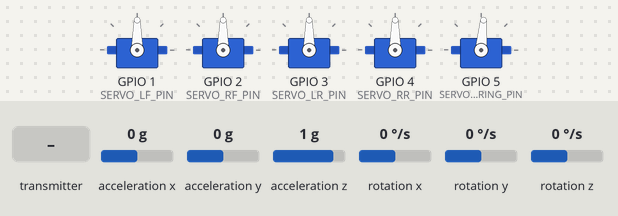
Recording of a sketch running on a simulated ESP32. On the bench: 5 × servo. Wiring (inferred from the names in the program): MPU-9250 motion sensor at I2C address 0x68. The inputs (shaded band) are chosen by the test bench; at power-on: acceleration x 0 g, acceleration y 0 g, rotation y 0 °/s, rotation x 0 °/s, acceleration z 1 g, rotation z 0 °/s. What the sketch prints to the serial monitor is not drawn.

Above: at 11.5 s.
11.6 s: acceleration x set to -1.4 g
At 13.7 s:
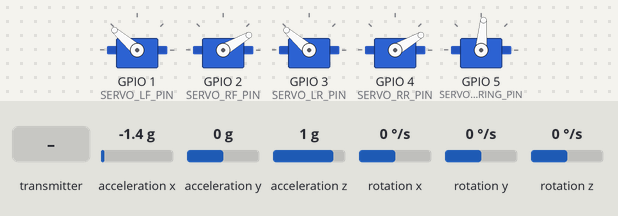
14.6 s: the transmitter starts sending readChannel.4 = 1000
At 15.09 s:
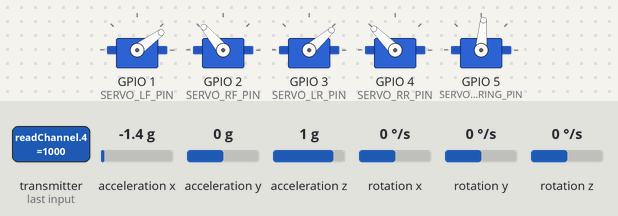
17.6 s: acceleration y set to -1.4 g
At 18.7 s:
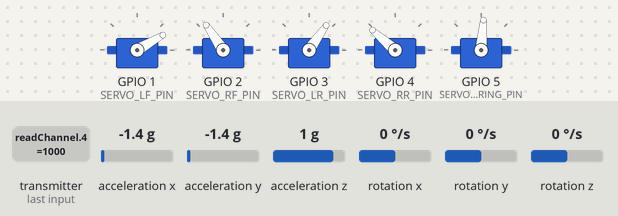
20.6 s: rotation y set to -192 °/s
22.5 s: rotation x set to -192 °/s
At 24.32 s:
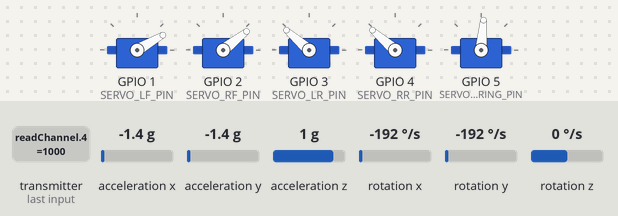
25.5 s: the transmitter starts sending readChannel.3 = 2000
At 29.3 s:
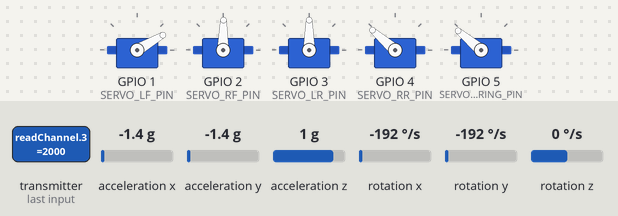
Timing chart, 0 to 29.5 s (numbered marks = the images above; inputs shaded):
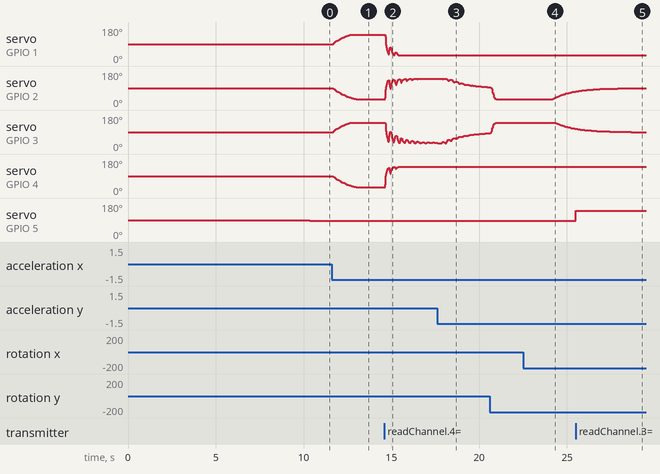

The sketch:

Drift_Car_Suspension_Code_2.ino
```cpp
//**************************************
// 1. Include
//**************************************
#include <Wire.h>
#include <ESP32Servo.h>
#include <IBusBM.h>
#include <math.h>

//**************************************
// 2. Global Objects and Constants
//**************************************
IBusBM ibus;
HardwareSerial IBUS_PORT(1);

// Suspension servos
Servo servoLF;
Servo servoRF;
Servo servoLR;
Servo servoRR;

// Steering servo
Servo servoSteering;

// MPU6500 registers
#define MPU_ADDR       0x68
#define PWR_MGMT_1     0x6B
#define ACCEL_XOUT_H   0x3B
#define GYRO_XOUT_H    0x43

#define ACCEL_SCALE 16384.0
#define GYRO_SCALE 131.0

// Servo pins
const int SERVO_LF_PIN = 1;
const int SERVO_RF_PIN = 2;
const int SERVO_LR_PIN = 3;
const int SERVO_RR_PIN = 4;
const int SERVO_STEERING_PIN = 5;

// Servo positions and limits
const int SERVO_CENTER = 90;
const int SERVO_MIN = 30;
const int SERVO_MAX = 140;

// Steering limits
const int STEERING_MIN = 30;
const int STEERING_MAX = 140;

//**************************************
// 3. Variables
//**************************************

// MPU variables
float pitch = 0;
float roll = 0;
float yaw = 0;

float ax = 0, ay = 0, az = 0;
float gx = 0, gy = 0, gz = 0;

float accelPitchForce = 0;
float accelRollForce = 0;

float gyroBiasX = 0;
float gyroBiasY = 0;
float gyroBiasZ = 0;

float pitchZero = 0;
float rollZero = 0;

// Receiver channels
int ch1 = 1500;
int ch2 = 1500;
int ch3 = 1000;  // Throttle
int ch4 = 1500;  // Steering
int ch5 = 1000;  // Mode switch
int ch6 = 1500;  // Ride height

int steeringAngle = SERVO_CENTER;

// Manual suspension controls
float manualPitch = 0;
float manualRoll = 0;

float rideHeightOffset = 0;

int mode = 1;

// Suspension state
float pitchSuspension = 0;
float rollSuspension = 0;

float pitchVelocity = 0;
float rollVelocity = 0;

float springStrength = 0.05;
float damping = 0.97;

// Wheel targets
float lf = SERVO_CENTER;
float rf = SERVO_CENTER;
float lr = SERVO_CENTER;
float rr = SERVO_CENTER;

// Smoothed wheel outputs
float lfSmooth = SERVO_CENTER;
float rfSmooth = SERVO_CENTER;
float lrSmooth = SERVO_CENTER;
float rrSmooth = SERVO_CENTER;

// Timing
unsigned long lastMicros = 0;
unsigned long lastLoopTime = 0;

bool debugEnabled = true;

//**************************************
// 4. Helper Functions
//**************************************

void writeRegister(uint8_t reg, uint8_t value) {
  Wire.beginTransmission(MPU_ADDR);
  Wire.write(reg);
  Wire.write(value);
  Wire.endTransmission();
}

int16_t read16(uint8_t reg) {
  Wire.beginTransmission(MPU_ADDR);
  Wire.write(reg);
  Wire.endTransmission(false);
  Wire.requestFrom(MPU_ADDR, 2);

  if (Wire.available() < 2) {
    return 0;
  }

  return (int16_t)((Wire.read() << 8) | Wire.read());
}

float applyDeadband(float v, float db) {
  if (fabs(v) < db) return 0.0f;
  return v;
}

float lowPass(float prev, float cur, float alpha) {
  return prev + alpha * (cur - prev);
}

//**************************************
// 5. Setup Functions
//**************************************

void setupIMU() {
  Wire.begin(8, 9);  // SDA, SCL
  Wire.setClock(400000);

  delay(100);

  writeRegister(PWR_MGMT_1, 0x00);
  delay(100);

  if (debugEnabled) {
    Serial.println("MPU6500 initialized");
  }
}

void setupServos() {
  servoLF.attach(SERVO_LF_PIN, 500, 2400);
  servoRF.attach(SERVO_RF_PIN, 500, 2400);
  servoLR.attach(SERVO_LR_PIN, 500, 2400);
  servoRR.attach(SERVO_RR_PIN, 500, 2400);

  servoSteering.attach(SERVO_STEERING_PIN, 500, 2400);

  servoLF.write(SERVO_CENTER);
  servoRF.write(SERVO_CENTER);
  servoLR.write(SERVO_CENTER);
  servoRR.write(SERVO_CENTER);
  servoSteering.write(SERVO_CENTER);

  if (debugEnabled) {
    Serial.println("Servos initialized");
  }
}

void setupIBus() {
  // UART: baud rate, format, RX pin, TX pin
  IBUS_PORT.begin(115200, SERIAL_8N1, 7, 21);
  ibus.begin(IBUS_PORT, IBUSBM_NOTIMER);

  if (debugEnabled) {
    Serial.println("iBus initialized");
  }
}

//**************************************
// 6. IMU Calibration
//**************************************

void calibrateIMU() {
  if (debugEnabled) {
    Serial.println("Calibrating IMU - keep the car flat and still");
  }

  const int samples = 2000;
  float sumPitch = 0.0f;
  float sumRoll = 0.0f;

  gyroBiasX = 0;
  gyroBiasY = 0;
  gyroBiasZ = 0;

  for (int i = 0; i < samples; i++) {
    ax = read16(ACCEL_XOUT_H) / ACCEL_SCALE;
    ay = read16(ACCEL_XOUT_H + 2) / ACCEL_SCALE;
    az = read16(ACCEL_XOUT_H + 4) / ACCEL_SCALE;

    gx = read16(GYRO_XOUT_H) / GYRO_SCALE;
    gy = read16(GYRO_XOUT_H + 2) / GYRO_SCALE;
    gz = read16(GYRO_XOUT_H + 4) / GYRO_SCALE;

    gyroBiasX += gx;
    gyroBiasY += gy;
    gyroBiasZ += gz;

    sumPitch += atan2(ay, az) * 180.0f / PI;
    sumRoll += atan2(ax, az) * 180.0f / PI;

    delay(2);
  }

  gyroBiasX /= samples;
  gyroBiasY /= samples;
  gyroBiasZ /= samples;

  pitch = sumPitch / samples;
  roll = sumRoll / samples;
  yaw = 0;

  pitchZero = pitch;
  rollZero = roll;

  if (debugEnabled) {
    Serial.println("IMU calibration complete");
  }
}

//**************************************
// 7. Receiver Input Functions
//**************************************

void readIBus() {
  ch1 = ibus.readChannel(0);
  ch2 = ibus.readChannel(1);
  ch3 = ibus.readChannel(2);  // Receiver CH3: throttle
  ch4 = ibus.readChannel(3);  // Receiver CH4: steering
  ch5 = ibus.readChannel(4);  // Receiver CH5: mode
  ch6 = ibus.readChannel(5);  // Receiver CH6: ride height

  // Failsafe for invalid channel readings
  if (ch1 == 0 || ch2 == 0 || ch3 == 0 ||
      ch4 == 0 || ch5 == 0 || ch6 == 0) {
    ch1 = 1500;
    ch2 = 1500;
    ch3 = 1000;
    ch4 = 1500;
    ch5 = 1000;
    ch6 = 1500;
  }
}

//**************************************
// 8. Steering Control
//**************************************

void updateSteering() {
  steeringAngle = map(
    ch4, 1000, 2000,
    STEERING_MIN, STEERING_MAX
  );

  steeringAngle = constrain(
    steeringAngle,
    STEERING_MIN,
    STEERING_MAX
  );

  servoSteering.write(steeringAngle);
}

//**************************************
// 9. Mode and Manual Controls
//**************************************

void updateModeFromSwitch() {
  if (ch5 < 1300) {
    mode = 1;
  } else if (ch5 < 1700) {
    mode = 2;
  } else {
    mode = 3;
  }
}

void mapManualControls() {
  if (mode == 3) {
    manualRoll = map(ch1, 1000, 2000, -25, 25);
    manualPitch = map(ch2, 1000, 2000, -25, 25);
  } else {
    manualRoll = 0;
    manualPitch = 0;
  }
}

void mapRideHeightControl() {
  rideHeightOffset = map(ch6, 1000, 2000, -15, 15);
}

//**************************************
// 10. IMU Sensor Functions
//**************************************

void readIMU() {
  ax = read16(ACCEL_XOUT_H) / ACCEL_SCALE;
  ay = read16(ACCEL_XOUT_H + 2) / ACCEL_SCALE;
  az = read16(ACCEL_XOUT_H + 4) / ACCEL_SCALE;

  gx = read16(GYRO_XOUT_H) / GYRO_SCALE;
  gy = read16(GYRO_XOUT_H + 2) / GYRO_SCALE;
  gz = read16(GYRO_XOUT_H + 4) / GYRO_SCALE;
}

void updateOrientation(float dt) {
  if (dt <= 0.0f) return;

  float gxCorr = gx - gyroBiasX;
  float gyCorr = gy - gyroBiasY;
  float gzCorr = gz - gyroBiasZ;

  float accelPitch = atan2(ay, az) * 180.0f / PI;
  float accelRoll = atan2(ax, az) * 180.0f / PI;

  const float alpha = 0.99f;

  pitch = alpha * (pitch + gyCorr * dt)
        + (1.0f - alpha) * accelPitch;

  roll = alpha * (roll + gxCorr * dt)
       + (1.0f - alpha) * accelRoll;

  yaw += gzCorr * dt;
}

void calculateAccelForces() {
  accelPitchForce = ax * 18.0f;
  accelRollForce = ay * 18.0f;
}

//**************************************
// 11. Suspension Control Functions
//**************************************

void updateControl() {
  switch (mode) {
    case 1:
      controlRealisticMode();
      break;

    case 2:
      controlLevelingMode();
      break;

    case 3:
      controlManualMode();
      break;

    default:
      controlRealisticMode();
      break;
  }
}

void controlRealisticMode() {
  float pitchOut = pitch - pitchZero;
  float rollOut = roll - rollZero;

  pitchOut = applyDeadband(pitchOut, 0.5f);
  rollOut = applyDeadband(rollOut, 0.5f);

  float targetPitch = pitchOut * 1.5f + accelPitchForce;
  float targetRoll = rollOut * 1.5f + accelRollForce;

  pitchVelocity +=
    (targetPitch - pitchSuspension) * springStrength;

  rollVelocity +=
    (targetRoll - rollSuspension) * springStrength;

  pitchVelocity *= damping;
  rollVelocity *= damping;

  pitchSuspension += pitchVelocity;
  rollSuspension += rollVelocity;
}

void controlLevelingMode() {
  float pitchOut = pitch - pitchZero;
  float rollOut = roll - rollZero;

  pitchOut = applyDeadband(pitchOut, 0.5f);
  rollOut = applyDeadband(rollOut, 0.5f);

  const float levelingGain = 1.5f;

  pitchVelocity +=
    (-pitchOut * levelingGain - pitchSuspension) * springStrength;

  rollVelocity +=
    (-rollOut * levelingGain - rollSuspension) * springStrength;

  pitchVelocity *= damping;
  rollVelocity *= damping;

  pitchSuspension += pitchVelocity;
  rollSuspension += rollVelocity;
}

void controlManualMode() {
  pitchSuspension = manualPitch;
  rollSuspension = manualRoll;

  pitchVelocity = 0;
  rollVelocity = 0;
}

//**************************************
// 12. Suspension Servo Output
//**************************************

void updateServoTargets() {
  lf = SERVO_CENTER + pitchSuspension
     + rollSuspension + rideHeightOffset;

  rf = SERVO_CENTER + pitchSuspension
     - rollSuspension + rideHeightOffset;

  lr = SERVO_CENTER - pitchSuspension
     + rollSuspension + rideHeightOffset;

  rr = SERVO_CENTER - pitchSuspension
     - rollSuspension + rideHeightOffset;
}

void applyServoOutput() {
  lf = constrain(lf, SERVO_MIN, SERVO_MAX);
  rf = constrain(rf, SERVO_MIN, SERVO_MAX);
  lr = constrain(lr, SERVO_MIN, SERVO_MAX);
  rr = constrain(rr, SERVO_MIN, SERVO_MAX);

  const float servoSmooth = 0.15f;

  lfSmooth += (lf - lfSmooth) * servoSmooth;
  rfSmooth += (rf - rfSmooth) * servoSmooth;
  lrSmooth += (lr - lrSmooth) * servoSmooth;
  rrSmooth += (rr - rrSmooth) * servoSmooth;

  servoLF.write((int)lfSmooth);
  servoRF.write((int)rfSmooth);
  servoLR.write((int)lrSmooth);
  servoRR.write((int)rrSmooth);
}

//**************************************
// 13. Debug Output
//**************************************

void printDebugData() {
  Serial.print("Mode: ");
  Serial.print(mode);

  Serial.print(" | CH1: ");
  Serial.print(ch1);

  Serial.print(" CH2: ");
  Serial.print(ch2);

  Serial.print(" CH3 Throttle: ");
  Serial.print(ch3);

  Serial.print(" CH4 Steering: ");
  Serial.print(ch4);

  Serial.print(" Steering Angle: ");
  Serial.print(steeringAngle);

  Serial.print(" CH5: ");
  Serial.print(ch5);

  Serial.print(" CH6: ");
  Serial.print(ch6);

  Serial.print(" | Pitch: ");
  Serial.print(pitch, 1);

  Serial.print(" Roll: ");
  Serial.print(roll, 1);

  Serial.print(" | PitchSusp: ");
  Serial.print(pitchSuspension, 1);

  Serial.print(" RollSusp: ");
  Serial.print(rollSuspension, 1);

  Serial.print(" | LF: ");
  Serial.print(lfSmooth, 0);

  Serial.print(" RF: ");
  Serial.print(rfSmooth, 0);

  Serial.print(" LR: ");
  Serial.print(lrSmooth, 0);

  Serial.print(" RR: ");
  Serial.print(rrSmooth, 0);

  Serial.print(" | AX: ");
  Serial.print(ax, 2);

  Serial.print(" AY: ");
  Serial.print(ay, 2);

  Serial.print(" AZ: ");
  Serial.print(az, 2);

  Serial.println();
}

//**************************************
// 14. Setup
//**************************************

void setup() {
  Serial.begin(115200);
  delay(500);

  if (debugEnabled) {
    Serial.println("Booting...");
  }

  setupIMU();
  setupServos();
  setupIBus();

  calibrateIMU();

  pitchSuspension = 0;
  rollSuspension = 0;
  pitchVelocity = 0;
  rollVelocity = 0;

  lfSmooth = SERVO_CENTER;
  rfSmooth = SERVO_CENTER;
  lrSmooth = SERVO_CENTER;
  rrSmooth = SERVO_CENTER;

  lastMicros = micros();
  lastLoopTime = millis();

  if (debugEnabled) {
    Serial.println("Setup complete");
  }
}

//**************************************
// 15. Main Loop
//**************************************

void loop() {
  ibus.loop();

  unsigned long now = millis();

  if (now - lastLoopTime >= 10) {
    lastLoopTime = now;

    // Read receiver
    readIBus();

    // Steering servo follows receiver CH4
    updateSteering();

    // Suspension controls
    updateModeFromSwitch();
    mapManualControls();
    mapRideHeightControl();

    // Read IMU
    unsigned long currentMicros = micros();

    float dt = (currentMicros - lastMicros)
             / 1000000.0f;

    lastMicros = currentMicros;

    readIMU();
    updateOrientation(dt);
    calculateAccelForces();

    // Suspension control
    updateControl();

    // Suspension servo output
    updateServoTargets();
    applyServoOutput();

    // Debug output every 100 ms
    static unsigned long lastDebug = 0;

    if (debugEnabled && millis() - lastDebug >= 100) {
      lastDebug = millis();
      printDebugData();
    }
  }
}
```

Measured:
- after the input at 11.6 s, servo on GPIO 1 (SERVO_LF_PIN), servo on GPIO 3 (SERVO_LR_PIN): moves from 90° to 139° over 1.0 s, starting after 0.08 s; servo on GPIO 2 (SERVO_RF_PIN), servo on GPIO 4 (SERVO_RR_PIN): moves from 90° to 30° over 1.4 s, starting at once
- after the input at 22.5 s, servo on GPIO 2 (SERVO_RF_PIN): moves from 30° to 72° over 1.3 s, starting after 1.7 s; servo on GPIO 3 (SERVO_LR_PIN): moves from 139° to 107° over 1.2 s, starting after 1.8 s
- after the input at 25.5 s, servo on GPIO 5 (SERVO_STEERING_PIN): 85° → 140° at once
